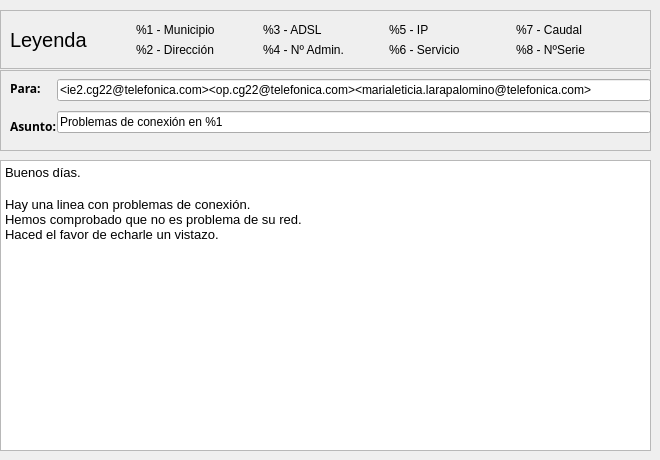
          <widget class="QWidget" name="correo">
           <attribute name="title">
            <string>Correo</string>
           </attribute>
           <widget class="QFrame" name="fr_leyenda">
            <property name="geometry">
             <rect>
              <x>0</x>
              <y>10</y>
              <width>651</width>
              <height>59</height>
             </rect>
            </property>
            <property name="frameShape">
             <enum>QFrame::StyledPanel</enum>
            </property>
            <property name="frameShadow">
             <enum>QFrame::Raised</enum>
            </property>
            <layout class="QVBoxLayout" name="verticalLayout_18">
             <item>
              <layout class="QHBoxLayout" name="horizontalLayout_10">
               <property name="spacing">
                <number>1</number>
               </property>
               <item>
                <widget class="QLabel" name="label_42">
                 <property name="font">
                  <font>
                   <pointsize>15</pointsize>
                  </font>
                 </property>
                 <property name="text">
                  <string>Leyenda</string>
                 </property>
                </widget>
               </item>
               <item>
                <layout class="QVBoxLayout" name="verticalLayout_13">
                 <property name="spacing">
                  <number>1</number>
                 </property>
                 <item>
                  <widget class="QLabel" name="label_33">
                   <property name="text">
                    <string>%1 - Municipio</string>
                   </property>
                  </widget>
                 </item>
                 <item>
                  <widget class="QLabel" name="label_35">
                   <property name="text">
                    <string>%2 - Dirección</string>
                   </property>
                  </widget>
                 </item>
                </layout>
               </item>
               <item>
                <layout class="QVBoxLayout" name="verticalLayout_14">
                 <property name="spacing">
                  <number>1</number>
                 </property>
                 <item>
                  <widget class="QLabel" name="label_36">
                   <property name="text">
                    <string>%3 - ADSL</string>
                   </property>
                  </widget>
                 </item>
                 <item>
                  <widget class="QLabel" name="label_37">
                   <property name="text">
                    <string>%4 - Nº Admin.</string>
                   </property>
                  </widget>
                 </item>
                </layout>
               </item>
               <item>
                <layout class="QVBoxLayout" name="verticalLayout_15">
                 <property name="spacing">
                  <number>1</number>
                 </property>
                 <item>
                  <widget class="QLabel" name="label_38">
                   <property name="text">
                    <string>%5 - IP</string>
                   </property>
                  </widget>
                 </item>
                 <item>
                  <widget class="QLabel" name="label_39">
                   <property name="text">
                    <string>%6 - Servicio</string>
                   </property>
                  </widget>
                 </item>
                </layout>
               </item>
               <item>
                <layout class="QVBoxLayout" name="verticalLayout_16">
                 <property name="spacing">
                  <number>1</number>
                 </property>
                 <item>
                  <widget class="QLabel" name="label_40">
                   <property name="text">
                    <string>%7 - Caudal</string>
                   </property>
                  </widget>
                 </item>
                 <item>
                  <widget class="QLabel" name="label_41">
                   <property name="text">
                    <string>%8 - NºSerie</string>
                   </property>
                  </widget>
                 </item>
                </layout>
               </item>
              </layout>
             </item>
            </layout>
           </widget>
           <widget class="QFrame" name="fr_para">
            <property name="geometry">
             <rect>
              <x>0</x>
              <y>70</y>
              <width>651</width>
              <height>81</height>
             </rect>
            </property>
            <property name="frameShape">
             <enum>QFrame::StyledPanel</enum>
            </property>
            <property name="frameShadow">
             <enum>QFrame::Raised</enum>
            </property>
            <widget class="QWidget" name="layoutWidget">
             <property name="geometry">
              <rect>
               <x>10</x>
               <y>0</y>
               <width>641</width>
               <height>74</height>
              </rect>
             </property>
             <layout class="QHBoxLayout" name="horizontalLayout_11">
              <property name="spacing">
               <number>1</number>
              </property>
              <item>
               <layout class="QVBoxLayout" name="verticalLayout_12">
                <property name="spacing">
                 <number>1</number>
                </property>
                <item>
                 <widget class="QLabel" name="label_43">
                  <property name="font">
                   <font>
                    <family>Ubuntu Condensed</family>
                    <weight>75</weight>
                    <bold>true</bold>
                   </font>
                  </property>
                  <property name="text">
                   <string>Para:</string>
                  </property>
                 </widget>
                </item>
                <item>
                 <widget class="QLabel" name="label_44">
                  <property name="font">
                   <font>
                    <family>Ubuntu Condensed</family>
                    <weight>75</weight>
                    <bold>true</bold>
                   </font>
                  </property>
                  <property name="text">
                   <string>Asunto:</string>
                  </property>
                 </widget>
                </item>
               </layout>
              </item>
              <item>
               <layout class="QVBoxLayout" name="verticalLayout_17">
                <property name="spacing">
                 <number>1</number>
                </property>
                <item>
                 <widget class="QLineEdit" name="para">
                  <property name="text">
                   <string>&lt;ie2.cg22@telefonica.com&gt;&lt;op.cg22@telefonica.com&gt;&lt;marialeticia.larapalomino@telefonica.com&gt;</string>
                  </property>
                 </widget>
                </item>
                <item>
                 <widget class="QLineEdit" name="asunto">
                  <property name="text">
                   <string>Problemas de conexión en %1</string>
                  </property>
                 </widget>
                </item>
               </layout>
              </item>
             </layout>
            </widget>
           </widget>
           <widget class="QTextEdit" name="cuerpo">
            <property name="geometry">
             <rect>
              <x>0</x>
              <y>160</y>
              <width>651</width>
              <height>291</height>
             </rect>
            </property>
            <property name="toolTip">
             <string>&lt;html&gt;&lt;head/&gt;&lt;body&gt;&lt;p&gt;%1 - Municipio&lt;/p&gt;&lt;p&gt;%2 - Dirección&lt;/p&gt;&lt;p&gt;%3 - ADSL&lt;/p&gt;&lt;p&gt;%4 - Número Administrativo&lt;/p&gt;&lt;p&gt;%5 - IP&lt;/p&gt;&lt;p&gt;%6 - Servicio&lt;/p&gt;&lt;p&gt;%7 - Caudal&lt;/p&gt;&lt;p&gt;%8 - NºSerie&lt;/p&gt;&lt;/body&gt;&lt;/html&gt;</string>
            </property>
            <property name="statusTip">
             <string>66</string>
            </property>
            <property name="html">
             <string>&lt;!DOCTYPE HTML PUBLIC &quot;-//W3C//DTD HTML 4.0//EN&quot; &quot;http://www.w3.org/TR/REC-html40/strict.dtd&quot;&gt;
&lt;html&gt;&lt;head&gt;&lt;meta name=&quot;qrichtext&quot; content=&quot;1&quot; /&gt;&lt;style type=&quot;text/css&quot;&gt;
p, li { white-space: pre-wrap; }
&lt;/style&gt;&lt;/head&gt;&lt;body style=&quot; font-family:'Ubuntu'; font-size:11pt; font-weight:400; font-style:normal;&quot;&gt;
&lt;p style=&quot; margin-top:0px; margin-bottom:0px; margin-left:0px; margin-right:0px; -qt-block-indent:0; text-indent:0px;&quot;&gt;&lt;span style=&quot; font-family:'Sans Serif'; font-size:10pt;&quot;&gt;Buenos días.&lt;br /&gt;&lt;br /&gt;Hay una linea con problemas de conexión.&lt;/span&gt;&lt;/p&gt;
&lt;p style=&quot; margin-top:0px; margin-bottom:0px; margin-left:0px; margin-right:0px; -qt-block-indent:0; text-indent:0px;&quot;&gt;&lt;span style=&quot; font-family:'Sans Serif'; font-size:10pt;&quot;&gt;Hemos comprobado que no es problema de su red.&lt;/span&gt;&lt;/p&gt;
&lt;p style=&quot; margin-top:0px; margin-bottom:0px; margin-left:0px; margin-right:0px; -qt-block-indent:0; text-indent:0px;&quot;&gt;&lt;span style=&quot; font-family:'Sans Serif'; font-size:10pt;&quot;&gt;Haced el favor de echarle un vistazo.&lt;/span&gt;&lt;/p&gt;
&lt;p style=&quot;-qt-paragraph-type:empty; margin-top:0px; margin-bottom:0px; margin-left:0px; margin-right:0px; -qt-block-indent:0; text-indent:0px; font-family:'Sans Serif'; font-size:10pt;&quot;&gt;&lt;br /&gt;&lt;/p&gt;&lt;/body&gt;&lt;/html&gt;</string>
            </property>
           </widget>
          </widget>
